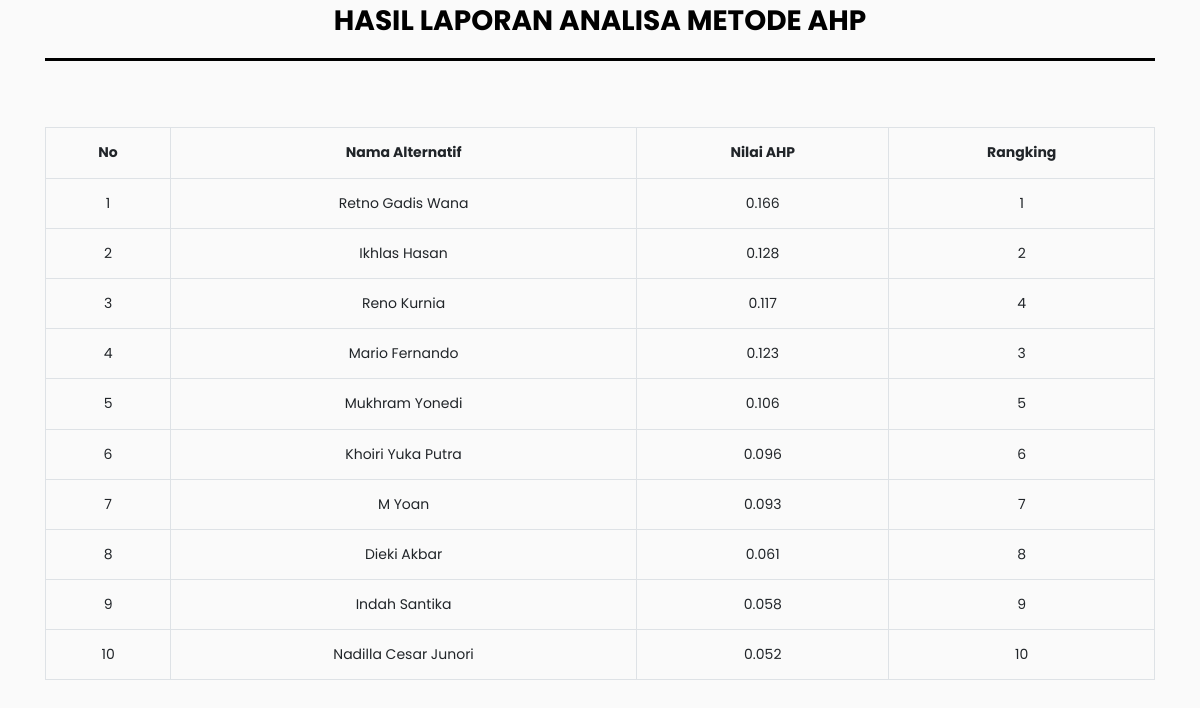
The page /admin/laporan.php (signed in) on the database its author committed.
### tables this page shows
CREATE TABLE `tbl_alternatif` (
  `id_alternatif` int(11) NOT NULL,
  `nama_alternatif` varchar(50) NOT NULL,
  `nilai_ahp` double NOT NULL,
  `rangking` int(11) NOT NULL
);

### admin/laporan.php (the view, shortened to what this page needs)
<?php
include "../assets/conn/config.php";
?>
<!DOCTYPE html>
<html lang="en">
  <head>
    <link
      rel="stylesheet"
      href="https://stackpath.bootstrapcdn.com/font-awesome/4.7.0/css/font-awesome.min.css"
    />
    <link rel="stylesheet" href="../assets/css-sir/css/style.css" />
  </head>
  <body class="bg">
    <div class = 'container'>
        <center>
            <h3>
                <b>HASIL LAPORAN ANALISA METODE AHP</b>
            </h3>
            <hr class='hr'>
        </center>
    <br> <br>
    <table class="table table-bordered">
                    <tr>
                        <th class="text-center">No</th>
                        <th class="text-center">Nama Alternatif</th>
                        <th class="text-center">Nilai AHP</th>
                        <th class="text-center">Rangking</th>
                    </tr>
                    <?php
                    $data = mysqli_query($conn, "SELECT * FROM tbl_alternatif ORDER BY id_alternatif");
                    $no=1;
                    while ($a=mysqli_fetch_array($data)) {?>
                    <tr>
                        <td class="text-center"><?= $no++ ?></td>
                        <td class="text-center"><?= $a['nama_alternatif']?></td>
                        <td class="text-center"><?= number_format($a['nilai_ahp'],3)?></td>
                        <td class="text-center"><?= $a['rangking']?></td>
                    </tr>
                    <?php } ?>
                </table>
                </div>
  </body>
</html>

### admin/laporan.php (style rules this page uses)
.hr { border : 1px solid black; height : 1px; background-color : black; margin-bottom: 1rem 0; background-image : linear-gradient(to right, #000, #000, 50%, transparent, 50%); }

### rows shown on the page
tbl_alternatif: nama_alternatif "Retno Gadis Wana", nilai_ahp "0.166", rangking "1"
tbl_alternatif: nama_alternatif "Ikhlas Hasan", nilai_ahp "0.128", rangking "2"
tbl_alternatif: nama_alternatif "Reno Kurnia", nilai_ahp "0.117", rangking "4"
tbl_alternatif: nama_alternatif "Mario Fernando", nilai_ahp "0.123", rangking "3"
tbl_alternatif: nama_alternatif "Mukhram Yonedi", nilai_ahp "0.106", rangking "5"
tbl_alternatif: nama_alternatif "Khoiri Yuka Putra", nilai_ahp "0.096", rangking "6"
tbl_alternatif: nama_alternatif "M Yoan", nilai_ahp "0.093", rangking "7"
tbl_alternatif: nama_alternatif "Dieki Akbar", nilai_ahp "0.061", rangking "8"
tbl_alternatif: nama_alternatif "Indah Santika", nilai_ahp "0.058", rangking "9"
tbl_alternatif: nama_alternatif "Nadilla Cesar Junori", nilai_ahp "0.052", rangking "10"
